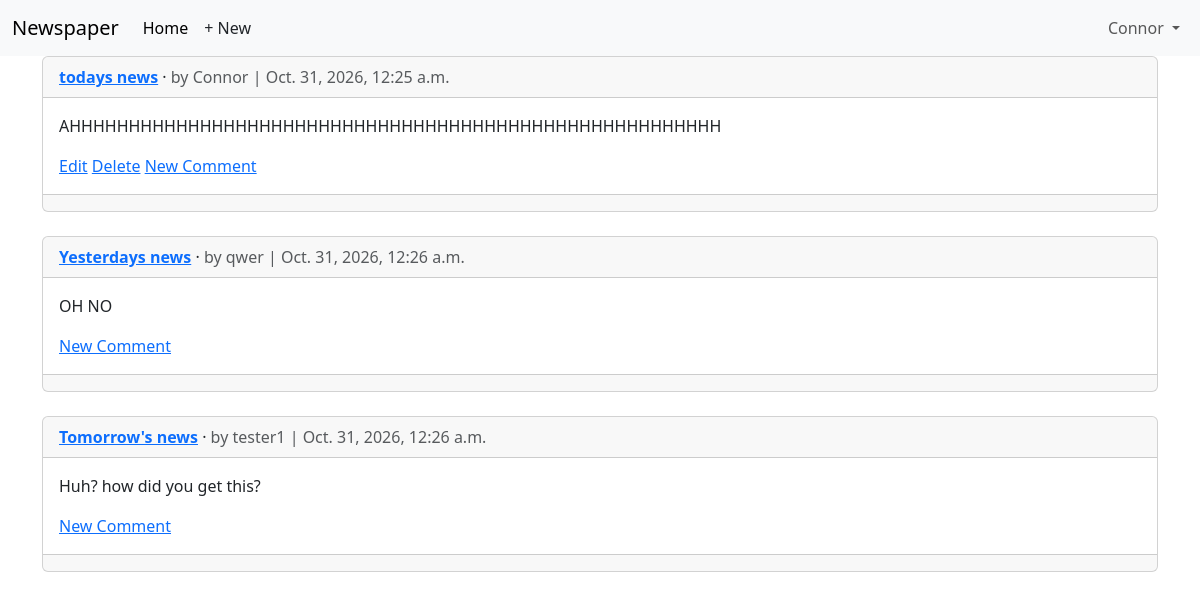
/articles/ (signed in), run on an earlier commit of the app's database.
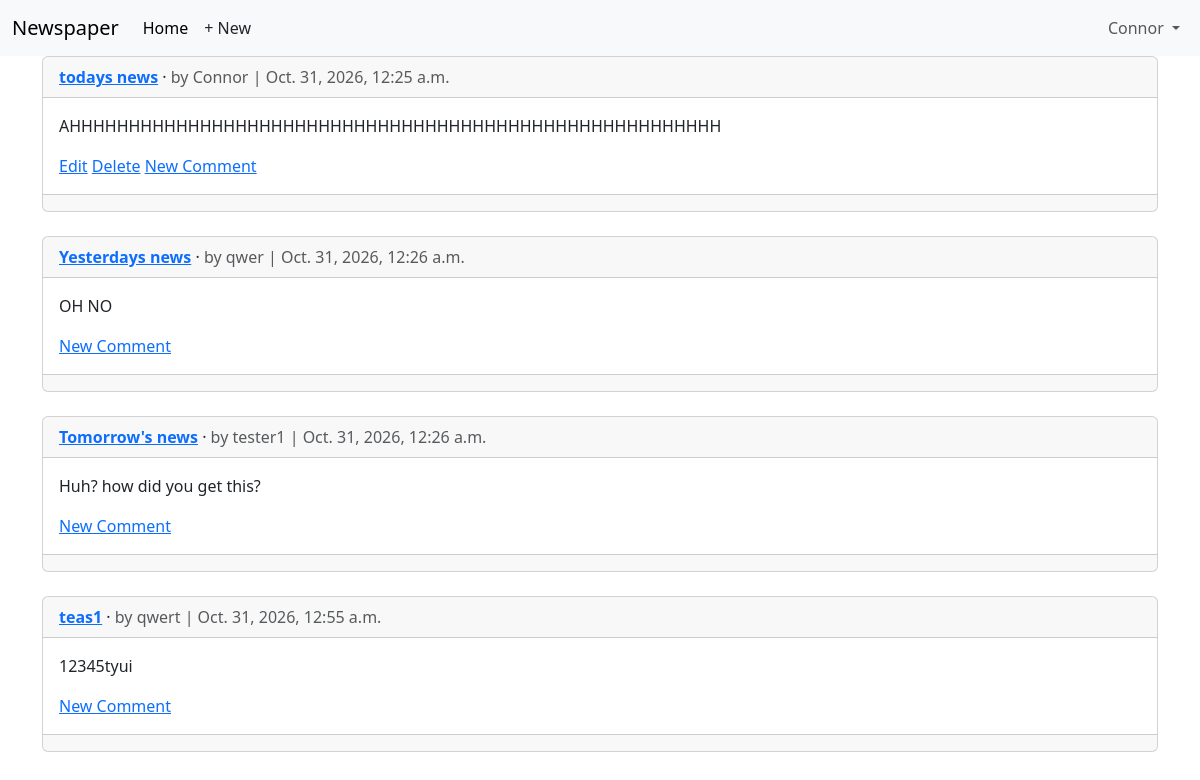
And on a later commit of the database.
### articles/models.py (models this page shows, shortened)
class Article(models.Model):
    title = models.CharField(max_length=255)
    body = models.TextField()
    date = models.DateTimeField(auto_now_add=True)
    author = models.ForeignKey(
        settings.AUTH_USER_MODEL,
        on_delete=models.CASCADE,
    )
    def get_absolute_url(self):
        return reverse("article_detail", kwargs={"pk": self.pk})

### accounts/models.py (models this page shows)
class CustomUser(AbstractUser):
    age = models.PositiveIntegerField(null=True, blank=True)

### articles/views.py (the view)
# urls.py: path("", ArticleListView.as_view(), name="article_list"),
class ArticleListView(LoginRequiredMixin, ListView):  # new
    model = Article
    template_name = "article_list.html"

### templates/article_list.html (shortened to what this page needs)
{% extends "base.html" %}
{% block content %}
  {% for article in article_list %}
    <div class="card">
      <div class="card-header">
        <span class="fw-bold">
          <a href="{{ article.get_absolute_url }}">{{ article.title }}</a>
        </span> &middot;
        <span class="text-muted">
          by {{ article.author }} | {{ article.date }}
        </span>
      </div>
      <div class="card-body">
        <p>{{ article.body }}</p>
        {% if article.author.pk == request.user.pk %}
          <a href="{% url 'article_edit' article.pk %}">Edit</a>
          <a href="{% url 'article_delete' article.pk %}">Delete</a>
        {% endif %}
        <a href="{{ article.get_absolute_url }}">New Comment</a>
      </div>
      <div class="card-footer">
      </div>
    </div>
    <br/>
  {% endfor %}
{% endblock content %}

What changed in the data, as far as the page shows it:
added Article: title "teas1", author "qwert", date "Oct. 31, 2026, 12:55 a.m.", body "12345tyui"
